Frame 1 (no input): blank canvas, image omitted
Frame 60 (the mouse pressed at the canvas centre just before this capture): blank canvas, image omitted
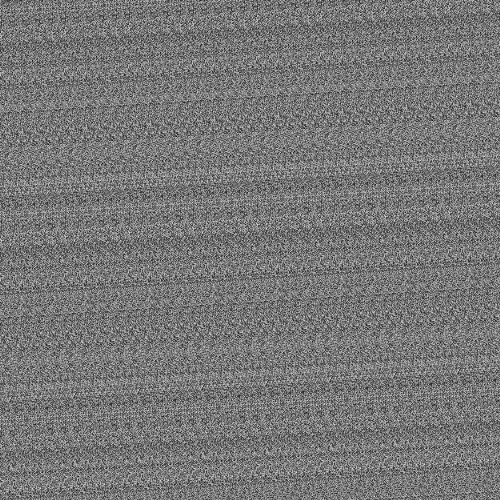
Frame 120 (the mouse held since frame 60 and released just before this capture)

The Processing sketch whose frames 1 and 60 were blank and that drew this single picture after the mouse press (run headless with seeded random() and noise(); from frame 60 on, the mouse is pressed at the canvas centre):

// Processing sketch: noc_perlinnoise003
// ── noc_perlinnoise003.pde
void setup(){
  size(500, 500);
}

void draw(){
  loadPixels();
  float xoff = 0.0;
  for(int x = 0; x < width; x++){
    float yoff = 0.0;
    for(int y = 0; y < height; y++){
      float bright = map(noise(xoff, yoff), 0, 1, 0, 255);
      pixels[x + y * width] = color(bright);
      yoff += 0.005 * mouseY;
    }
    xoff+= 0.005 * mouseX;
  }
  updatePixels();
}
